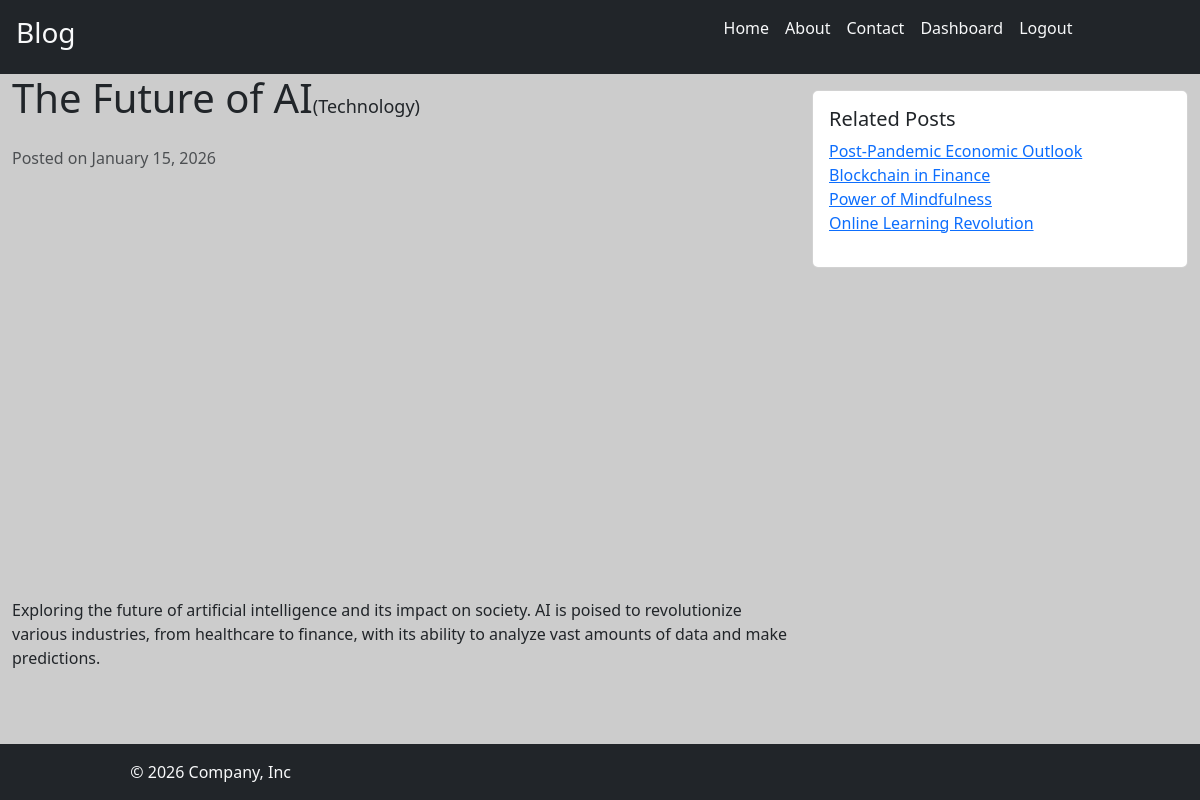
The app's page /post/the-future-of-ai (signed in) with its own data.
### blog/models.py (models this page shows, shortened)
class Post(models.Model):
    title = models.CharField(max_length = 100)
    content = models.TextField()
    img_url = models.ImageField(null = True, upload_to = "posts/images")
    created_at = models.DateTimeField(auto_now_add = True)
    slug = models.SlugField(unique = True)
    category = models.ForeignKey(Categorys, on_delete=models.CASCADE)
    user = models.ForeignKey(User, on_delete=models.CASCADE, null = True)
    is_published = models.BooleanField(default = False)
    @property
    def formatted_img_url(self) :
        url = self.img_url if self.img_url.__str__().startswith(('http://', 'https://')) else self.img_url.url
        return url

class Categorys(models.Model):
    name = models.CharField(max_length = 100)

### blog/views.py (the view)
# urls.py: path('post/<str:slug>', views.post_details, name='details'),
def post_details(request, slug):
    if request.user and not request.user.has_perm('blog.view_post'):
        messages.error(request, "Sorry you are not have a permission to view Detail page !")
        return redirect('index')
    try:
        post = Post.objects.get(slug=slug)
        related_post = Post.objects.filter(category = post.category).exclude(pk = post.id)
        return render(request, 'details.html',{"post_title" : titles[1], "post": post, "related_posts":related_post})
    except Post.DoesNotExist:
        raise Http404("Post does not exist")

### blog/templates/details.html
{% extends "base.html" %}
{% block content %}
    <div class="container-fluid ">
        <div class="row">
            <div class="col-lg-8">
              <h1 class="mb-4">{{post.title}}<small style="font-size:18px">({{post.category.name}})</small></h1>
              <p class="text-muted">Posted on {{post.created_at | date:"F d, Y"}}</p>
              <img style="height:800; width:400" src="{{post.formatted_img_url}}" class="img-fluid mb-4" alt="Blog Image">
              <p>{{post.content}}</p>
            </div>
            <div class="col-lg-4">
              <div class="card mt-3">
                <div class="card-body">
                  <h5 class="card-title">Related Posts</h5>
                  <ul class="list-unstyled">
                    {% for i in  related_posts%}
                    <li><a href="{% url 'details' slug=i.slug %}">{{i.title}}</a></li>
                    {% endfor %}
                  </ul>
                </div>
              </div>
            </div>
        </div>
    </div>
{% endblock %}

### blog/static/blog/style.css (style rules this page uses)
body { background-color: #cccccc; }

### records on screen
Post: title "The Future of AI", category.name "Technology", created_at "January 15, 2026", content "Exploring the future of artificial intelligence and its impact on society. AI is poised to revolutionize various industries, from healthcare to finance, with its ability to analyze vast amounts of data and make predictions."
Post: title "Post-Pandemic Economic Outlook"
Post: title "Blockchain in Finance"
Post: title "Power of Mindfulness"
Post: title "Online Learning Revolution"
